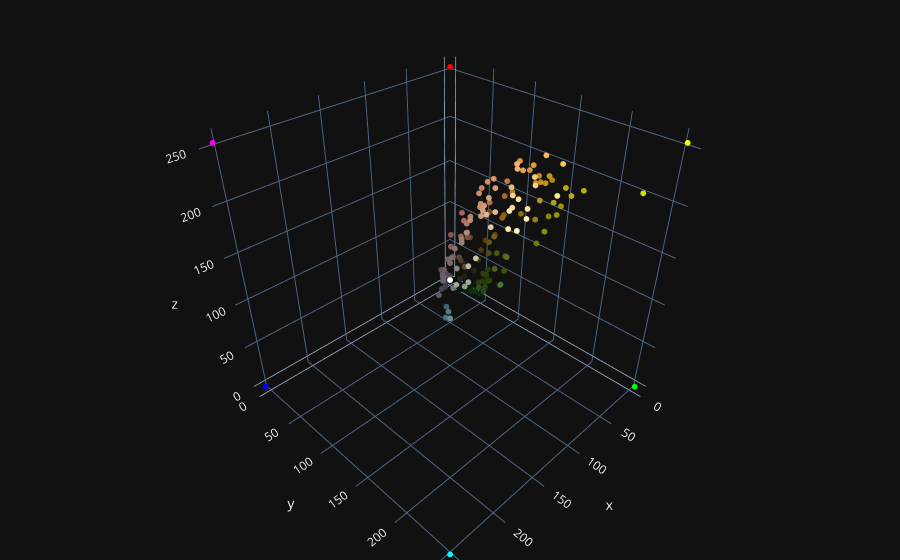

The notebook cell this image was saved under:
### Code cell
abso = 'C:/Users/uhlse/OneDrive/Desktop/Stuff/Projects/pixels in 3D space/'
seperate.do(abso+'img/img2.jpg')

### Figure 1 — Plotly figure (JSON) as saved in the notebook; plotly's stock layout.template omitted (floating-point values rounded to 4 significant figures; data arrays with more than 128 entries replaced by an {"elided": "..."} marker saying what was removed)
{"data": [{"marker": {"color": {"elided": "158 str values"}, "size": 2}, "mode": "markers", "type": "scatter3d", "x": {"elided": "158 int values"}, "y": {"elided": "158 int values"}, "z": {"elided": "158 int values"}}], "layout": {"margin": {"b": 0, "l": 0, "r": 0, "t": 0}}}
